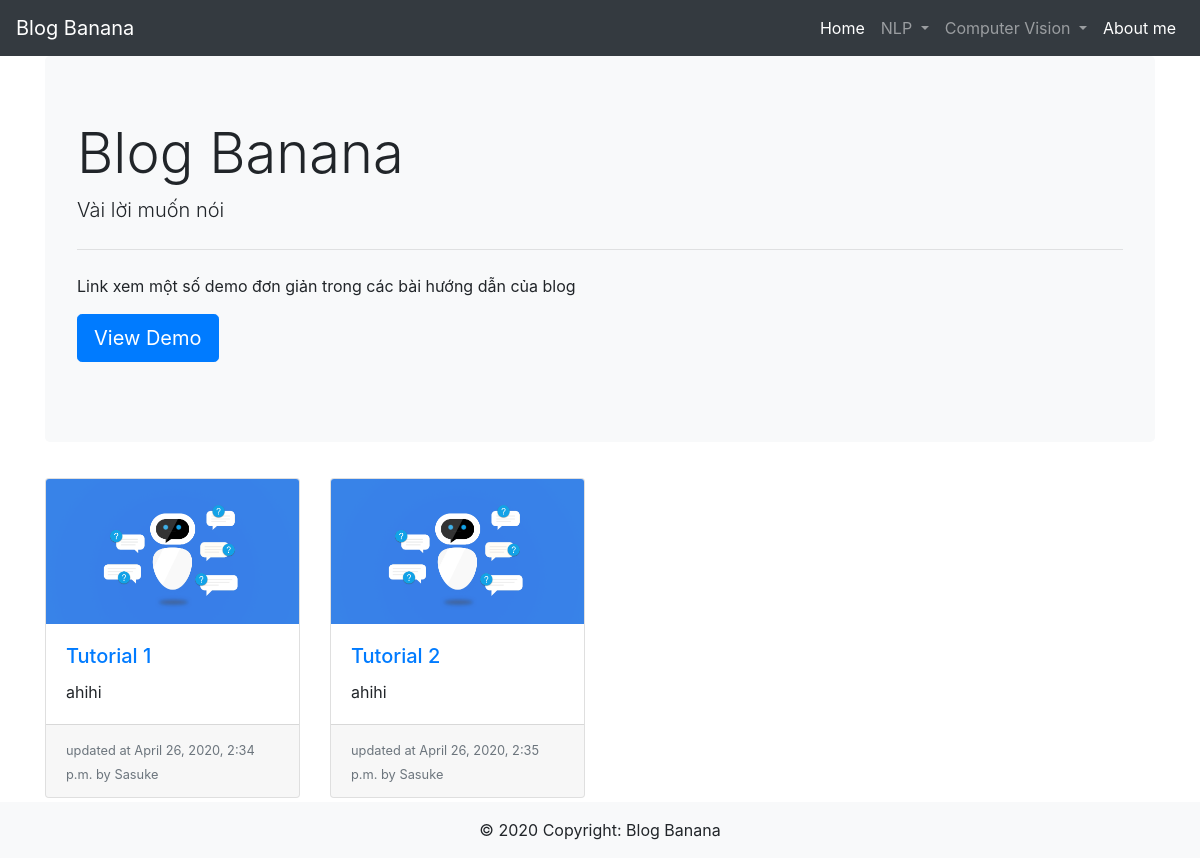
The app's page /, older data.
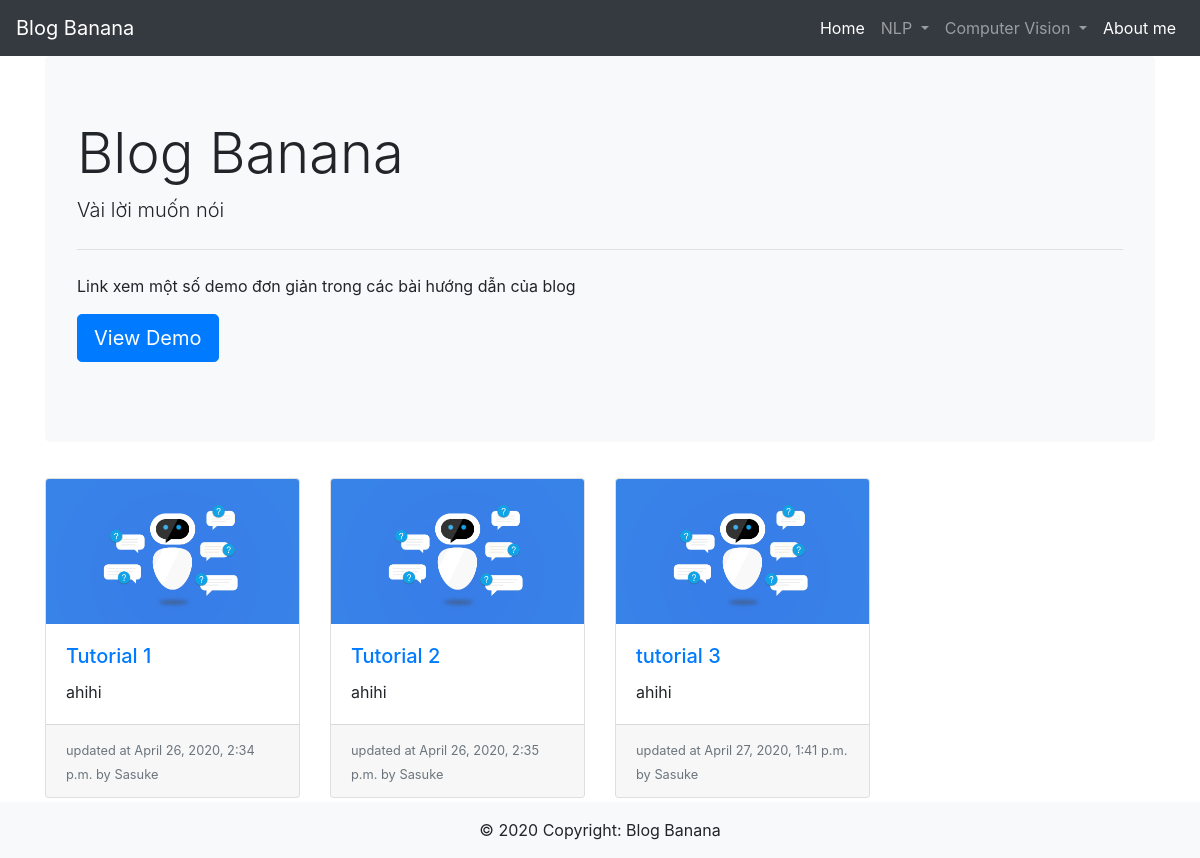
The same page, newer data.
### blog/models.py (models this page shows, shortened)
class Post(models.Model):
    title = models.CharField(max_length=200)
    quote = models.CharField(max_length=500)
    author = models.CharField(max_length=50)
    img = models.ImageField(upload_to="gallery", default = '')
    published = models.DateTimeField('date published', default=datetime.now)
    content = models.TextField()

### blog/views.py (the view)
# urls.py: path('', HomeView.as_view(), name='home'),
class HomeView(ListView):
    model = Post
    template_name = "posts/index.html"

### templates/posts/index.html
{% extends "base_home.html" %}
{% load static %}
{% block content %}
<div class="container">
    <div class="jumbotron bg-light" >
        <h1 class="display-4">Blog Banana</h1>
        <p class="lead">Vài lời muốn nói</p>
        <hr class="my-4">
        <p>Link xem một số demo đơn giản trong các bài hướng dẫn của blog</p>
        <p class="lead">
          <a class="btn btn-primary btn-lg" href="{% url 'ner' %}" role="button">View Demo</a>
        </p>
      </div>
    <div class="row">
        {% for tut in object_list %}
        <div class="col-sm-3 d-flex align-items-stretch">
            <div class="card mt-1 mb-1">
                <a href="{% url 'post' tut.id %}">
                    <img class="card-img-top" src="{{tut.img.url}}" alt="Card image cap">
                </a>
                <div class="card-body">
                    <h5 class="card-title">
                        <a href="{% url 'post' tut.id %}">
                            {{tut.title}}
                        </a>
                    </h5>
                    <p class="card-text">{{tut.quote}}</p>
                </div>
                <div class="card-footer">
                    <small class="text-muted">updated at {{tut.published}} by {{tut.author}} </small>
                </div>
            </div>
        </div>
        {% endfor %}
    </div>
</div>
{% endblock content %}

Row changes from the older to the newer data that the page shows:
added Post: img (picture), title "tutorial 3", quote "ahihi", published "April 27, 2020, 1:41 p.m.", author "Sasuke"
